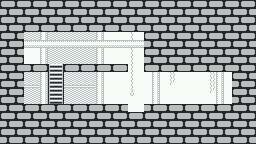

This game map was drawn from its Tiled (.tmx) file and the tilesets committed beside it. A one-line description and the trimmed map source follow:
An orthogonal 32x18 tile map with 8x8 px tiles, 1 tile layer (Tile Layer 1) and 6 objects (2x Bomb, Door, Ladder, Fire, Cat).

<map version="1.0" orientation="orthogonal" width="32" height="18" tilewidth="8" tileheight="8">
 <properties>
  <property name="time" value="300" />
 </properties>
 <tileset firstgid="1" name="basic" tilewidth="8" tileheight="8">
  <image source="tilesbasic.png" trans="ff00ff" width="160" height="56" />
 </tileset>
 <layer name="Tile Layer 1" width="32" height="18">
  <data>[576 cells, 576 non-empty, 13 distinct tile ids]</data>
 </layer>
 <objectgroup name="Object Layer 1" width="32" height="18">
  <object name="Door" type="Door" x="176" y="80" width="24" height="24" />
  <object name="Ladder" type="Ladder" x="48" y="64" width="16" height="40" />
  <object name="Fire" type="Fire" x="24" y="48" width="16" height="16" />
  <object name="Bomb" type="Bomb" x="144" y="88" width="16" height="16">
   <properties>
    <property name="active" value="0" />
   </properties>
  </object>
  <object name="Bomb" type="Bomb" x="104" y="48" width="16" height="16">
   <properties>
    <property name="active" value="0" />
   </properties>
  </object>
  <object name="Cat" type="Cat" x="80" y="96" />
 </objectgroup>
</map>
